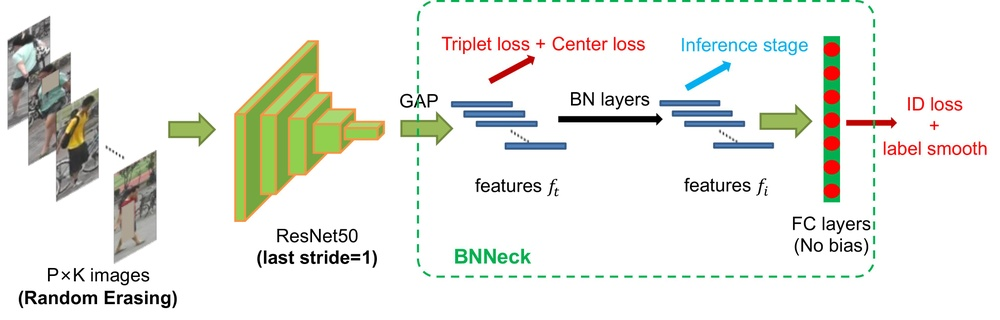
#> input picture imgs/pipeline.jpg, 1000 x 320 px, shrunk from 4038 x 1292 before the run; its folder holds only this picture in this run
$ python -i crop_all_data.py   (imports and definitions only)
#> lines starting #> are read from the running program, lines starting #| are printed output that depends on the picture; after the words box and inside, x2 and y2 are one past the last pixel; in counts of white or black regions, pixels touching at a corner belong together
#> further down, picture is the input picture: shape (320, 1000, 3); mean B, G, R 230.5, 236.4, 234.9
import os
from tqdm import tqdm
import numpy as np
import cv2
import glob

def crop_object(image):
    original = image.copy()
    gray = cv2.cvtColor(image, cv2.COLOR_BGR2GRAY)
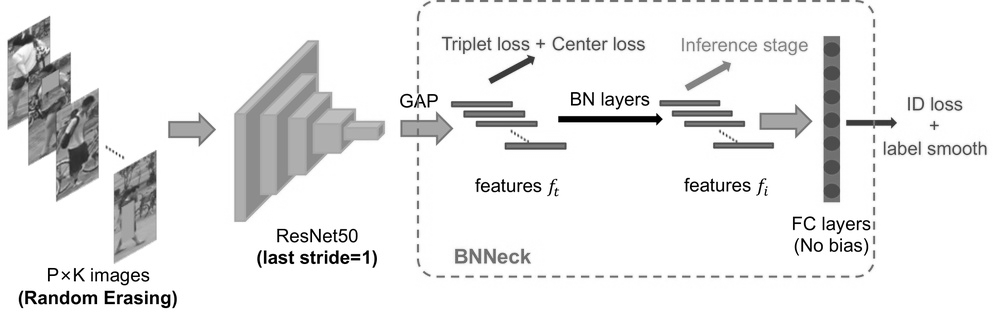
#> gray: shape (320, 1000); min 0, max 255, mean 235.3
    thresh = cv2.threshold(gray, 0, 255, cv2.THRESH_BINARY_INV + cv2.THRESH_OTSU)[1]
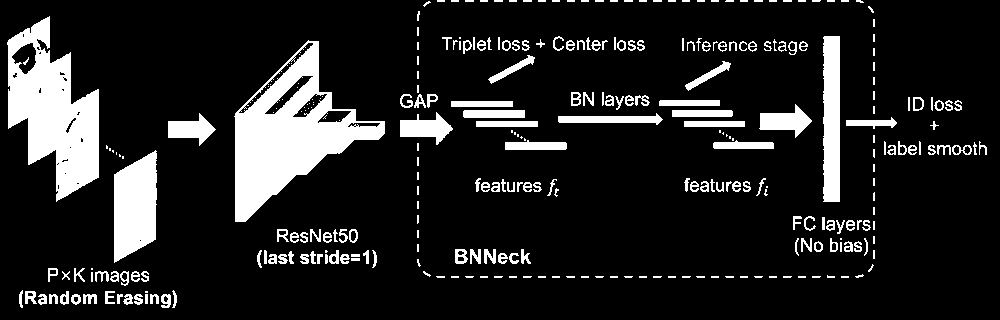
#> thresh: shape (320, 1000); 13.9% white; 312 white regions (144 under 20 px), largest, box (x1, y1, x2, y2) and area: (234, 40, 385, 222) 11196, (7, 16, 99, 202) 9310, (114, 150, 157, 263) 3779
    x,y,w,h = cv2.boundingRect(thresh)
#> x = 7; y = 0; w = 980; h = 308
    ROI = original[y:y+h, x:x+w]
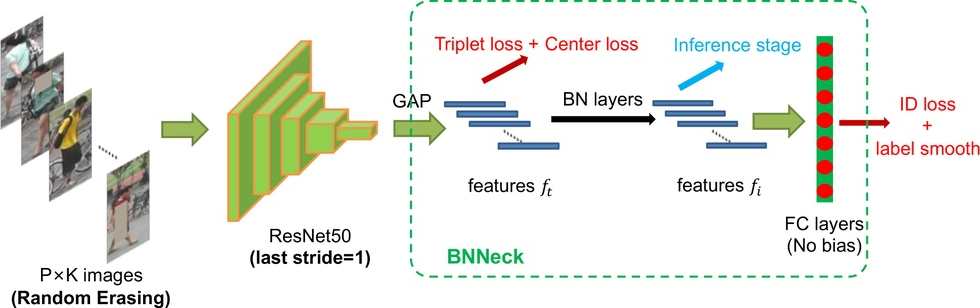
#> ROI: shape (308, 980, 3); mean B, G, R 229.1, 235.3, 233.7

    return ROI

root_path = "/media/geneous/01D62877FB2A4900/Techainer/OCR/sig_ReID/data_collection/techainer/all_data_techainer"

folders = glob.glob(os.path.join(root_path, "*"))

# [12 lines not run here, left out]

>>> import cv2
>>> picture = cv2.imread('../imgs/pipeline.jpg')
>>> result = crop_object(picture)
